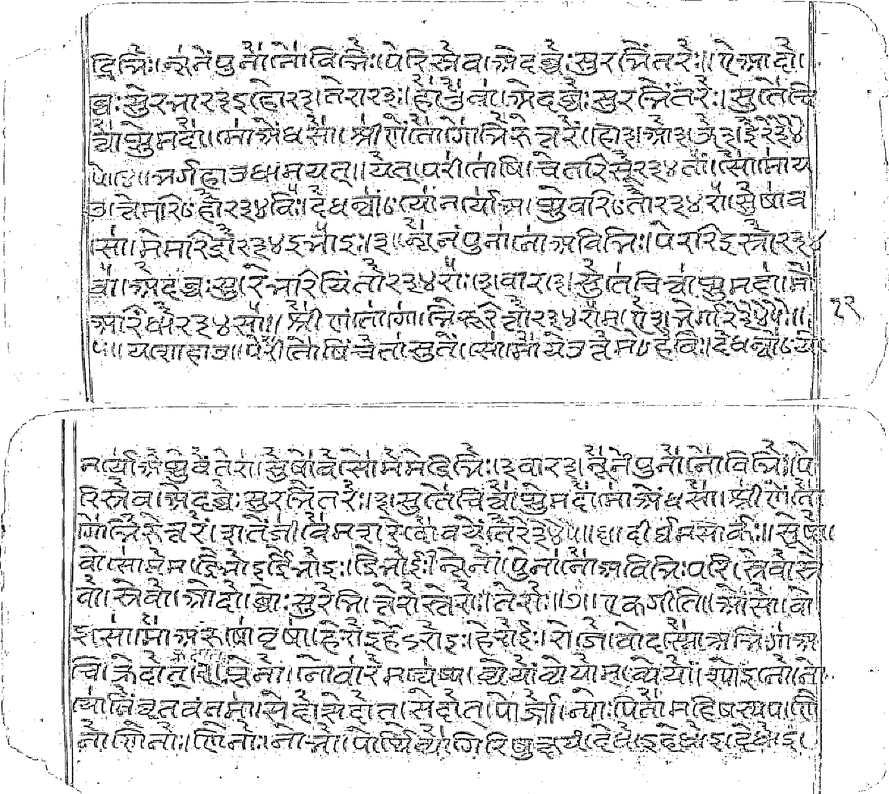
#> input picture new_pipeline/final_morphed.png, 889 x 794 px, shrunk from 3264 x 2916 before the run
$ jupyter execute OCR_specific_requirements.ipynb   (shell and % lines are left out)
#> lines starting #> are read from the running program, lines starting #| are printed output that depends on the picture
[cell 1]
import cv2
import numpy as np

# Load the image
img = cv2.imread("final_morphed.png", cv2.IMREAD_GRAYSCALE)
#> img is the input picture: shape (794, 889); min 0, max 255, mean 221.8

# Apply a morphological closing operation to reconnect strokes
kernel = np.ones((2, 1), np.uint8)  # Small kernel to avoid over-thickening
closed = cv2.morphologyEx(img, cv2.MORPH_CLOSE, kernel, iterations=2)
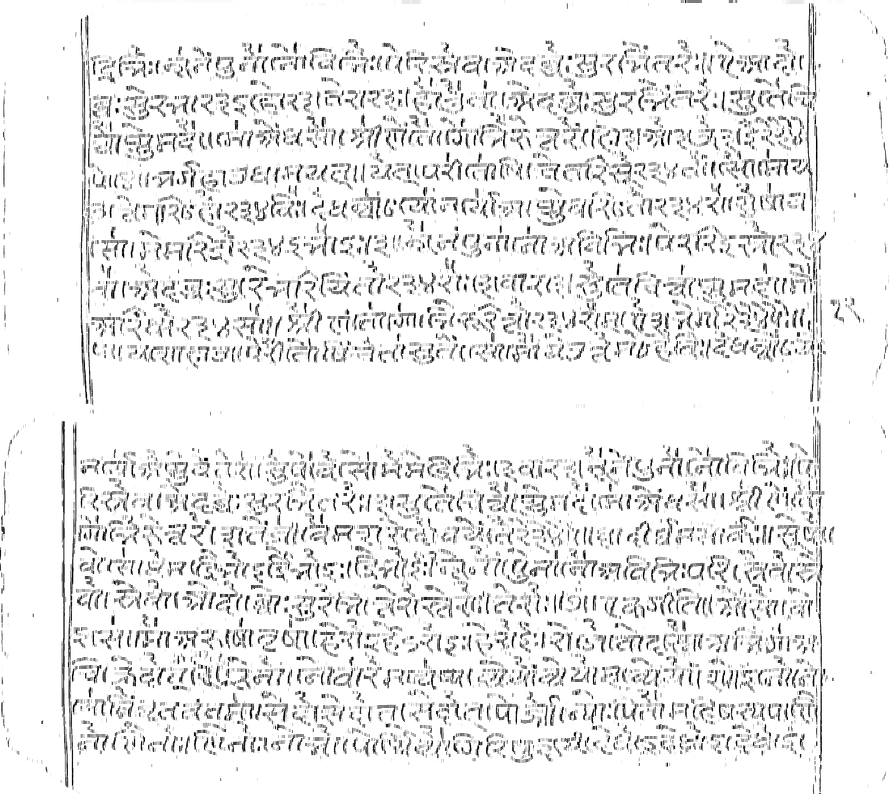
#> closed: shape (794, 889); min 0, max 255, mean 233.4

# Apply a bilateral filter to smoothen while keeping edges sharp
smoothed = cv2.bilateralFilter(closed, d=9, sigmaColor=75, sigmaSpace=75)
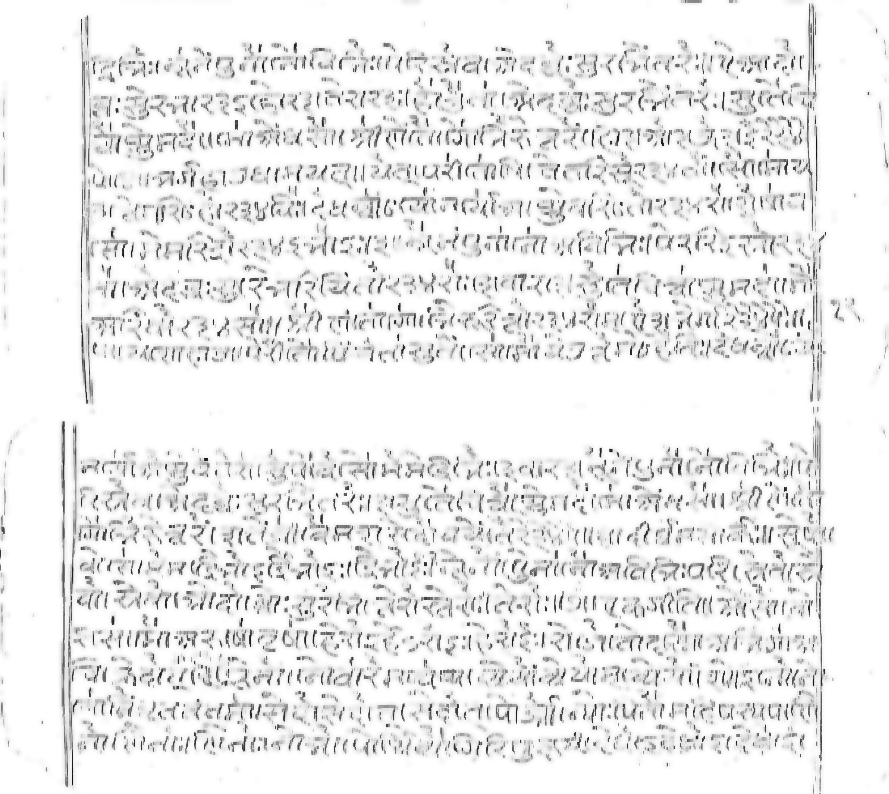
#> smoothed: shape (794, 889); min 13, max 255, mean 235.6

# Optional: Adaptive Threshold to enhance contrast
# enhanced = cv2.adaptiveThreshold(smoothed, 255, cv2.ADAPTIVE_THRESH_GAUSSIAN_C,
#                                 cv2.THRESH_BINARY, 11, 2)

# Save the improved image
cv2.imwrite("improved_output.png", smoothed)  # Change to `enhanced` if using thresholding
#> Out = True

[cell 2]
import cv2
import numpy as np

# Load Image
img = cv2.imread("final_morphed.png", cv2.IMREAD_GRAYSCALE)

# Apply dilation to connect broken strokes (mild effect)
kernel = np.ones((1, 1), np.uint8)  # Small kernel to avoid excessive thickening
dilated = cv2.dilate(img, kernel, iterations=1)

# Apply a very light Gaussian blur to smoothen edges
smoothed = cv2.GaussianBlur(dilated, (3, 3), 0.7)

cv2.imwrite("swt_softened.png", smoothed)
#> Out = True
